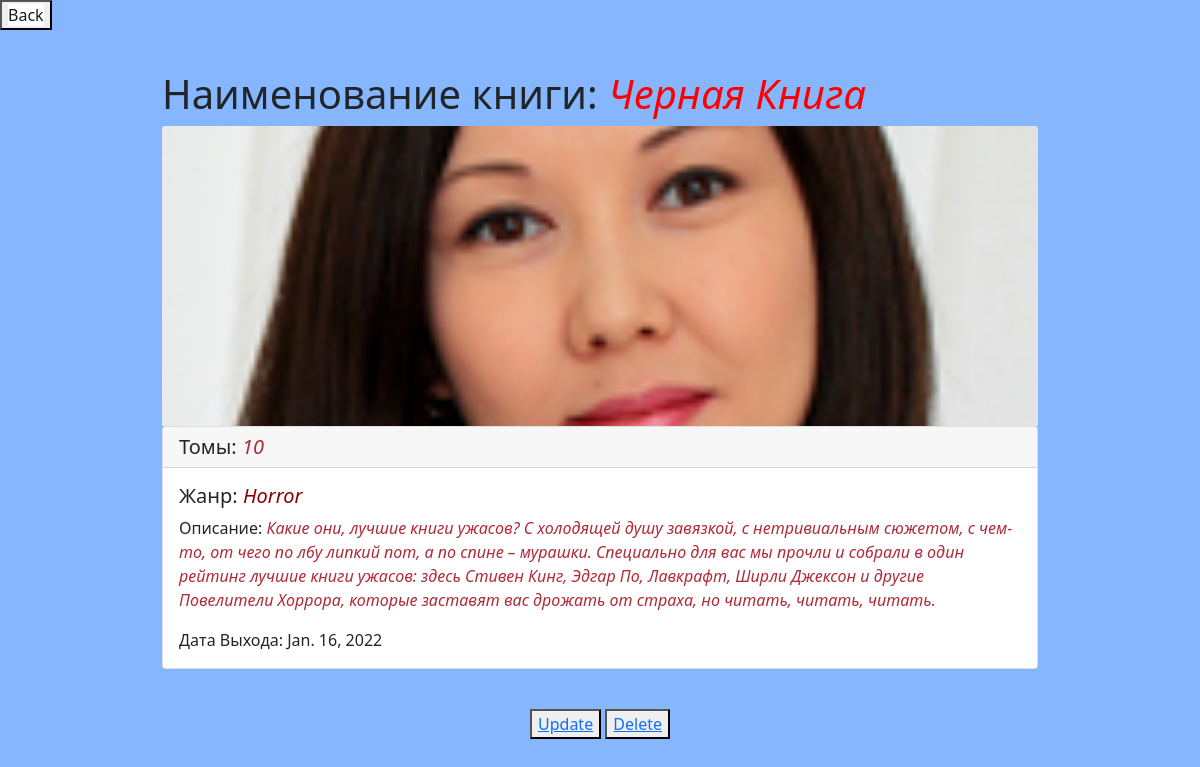
/book_lib/4/, run on the app's committed database.
### library/models.py (models this page shows)
class BookCategory(models.Model):
    GENRE_CHOISE = (
        ('Detective', 'Detective'),
        ('Fantasty', 'Fantasty'),
        ('Horror', 'Horror'),
        ('Dramma', 'Dramma'),
        ('FairyTales', 'FairyTales')
    )
    title = models.CharField(max_length=100)
    descrip = models.TextField()
    image = models.ImageField(upload_to='')
    tom = models.IntegerField()
    genre = models.CharField(choices=GENRE_CHOISE, max_length=100)
    date_write = models.DateField(auto_now_add=True)

### library/views.py (the view)
# urls.py: path('book_lib/<int:id>/', views.book_info,name='book_info'),
def book_info(request, id):
    show = get_object_or_404(models.BookCategory, id=id)
    return render(request, 'book_info.html',{'show':show})

### templates/book_info.html (shortened to what this page needs)
{% load static %}
<!DOCTYPE html>
<html lang="en">
<head>
    <link rel="stylesheet" href="{% static 'css/bootstrap.css/' %}" />
</head>
<body>
<button class="ddd"><a href="/books_lib/" class="btn-primary" style="text-decoration: none; color: #191c1f;
 background-color: white" >Back</a></button>
<div class="container c_v">
    <h1>Наименование книги: <i style="color: red">{{ show.title }}</i></h1>
  <img src="{{ show.image.url }}" class="card-img-top c_v_a" alt="...">
    <div class="card">
        <h5 class="card-header">Томы: <i style="color: #b02a37">{{ show.tom }}</i></h5>
  <div class="card-body">
      <h5 class="card-title">Жанр: <i style="color:darkred;">{{ show.genre }}</i></h5>
      <p class="card-text">Описание: <i style="color: #b02a37">{{ show.descrip }}</i></p>
    <p class="card-text">Дата Выхода: {{ show.date_write }}</p>
  </div>
</div>
</div>
<center>
<button type="button"><a href="/book_lib/{{ show.id }}/update/">Update</a></button>
<button type="button"><a href="/book_lib/{{ show.id }}/delete/">Delete</a></button>
</center>
</body>
</html>

### templates/book_info.html (style rules this page uses)
body { background-color: #86b7fe; }
.c_v { max-width: 900px; margin-bottom: 40px; }
.c_v_a { height: 300px; object-fit: cover; }
.ddd { margin-bottom: 40px; }

### data on the page
BookCategory: title "Черная Книга", image (picture), tom "10", genre "Horror", descrip "Какие они, лучшие книги ужасов? С холодящей душу завязкой, с нетривиальным сюжетом, с чем-то, от чего по лбу липкий пот, а по спине – мурашки. Специально для вас мы прочли и собрали в один рейтинг лучшие книги ужасов: здесь Стивен Кинг, Эдгар По, Лавкрафт, Ширли Джексон и другие Повелители Хоррора, которые заставят вас дрожать от страха, но читать, читать, читать.", date_write "Jan. 16, 2022"
